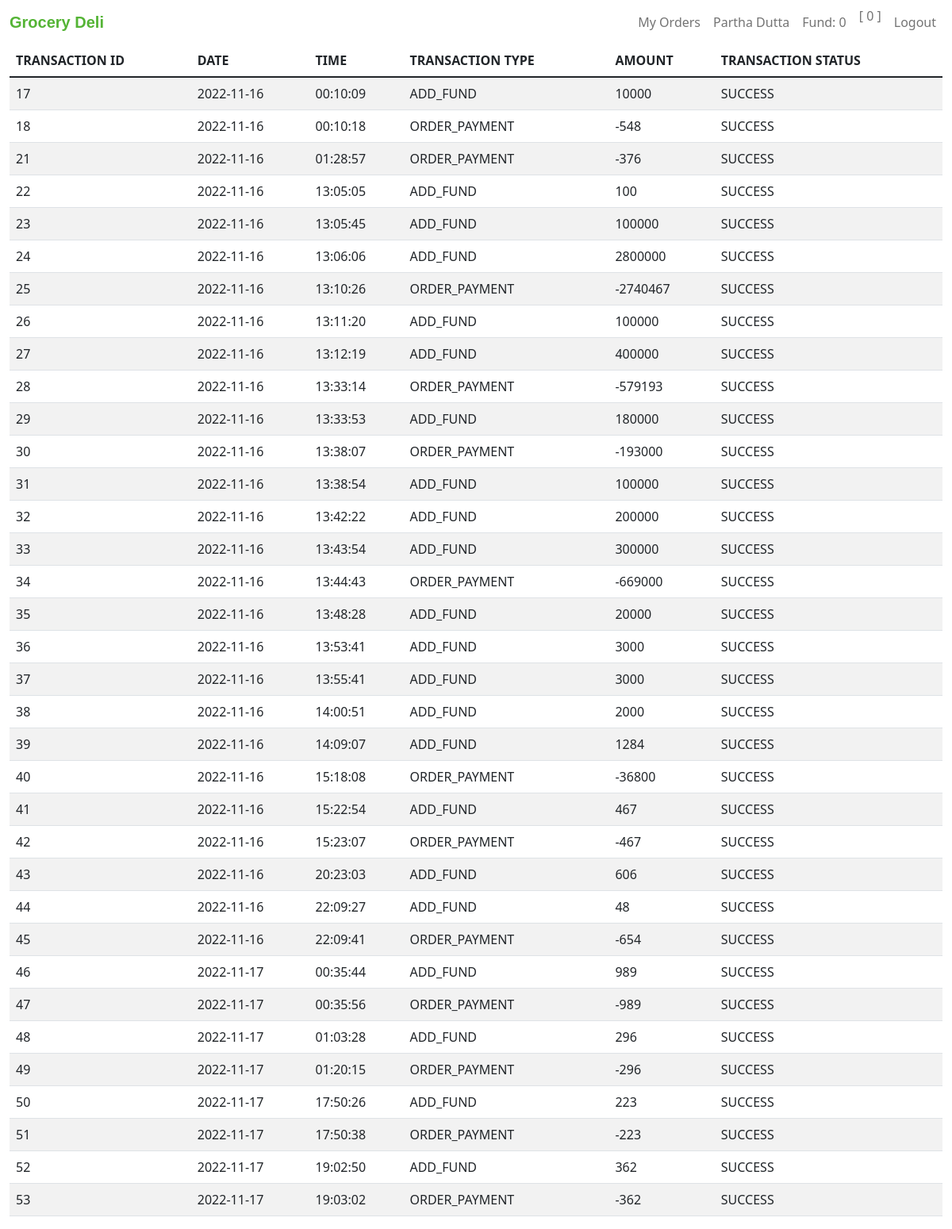
Screenshot of /transactions (signed in) with the database file from the repository.
### tables this page shows
CREATE TABLE users (user_id INTEGER PRIMARY KEY AUTOINCREMENT NOT NULL, name TEXT NOT NULL, email TEXT NOT NULL, phone INTEGER NOT NULL, hash TEXT NOT NULL, cash NUMERIC DEFAULT 0.00);

CREATE TABLE transactions(tran_id INTEGER PRIMARY KEY AUTOINCREMENT NOT NULL, user_id INTEGER NOT NULL, tran_type TEXT NOT NULL, amount NUMERIC NOT NULL, datetime TEXT NOT NULL, tran_status TEXT DEFAULT success);

### app.py (the view)
@app.route("/transactions")
@login_required
def transctions():
    user_id = session["user_id"]
    user_data = db.execute("SELECT * FROM users WHERE user_id = ?;", user_id)
    transactions = db.execute("SELECT * FROM transactions WHERE user_id = ?", user_id)
    for i in transactions:
        i["date"] = datetime.datetime.strptime(i["datetime"], '%Y-%m-%d %H:%M:%S').date()
        i["time"] = datetime.datetime.strptime(i["datetime"], '%Y-%m-%d %H:%M:%S').time()
    return render_template("transactions.html", transactions=transactions, user_data=user_data)

### app.py (called while the page is built)
@app.after_request
def after_request(response):
    response.headers["Cache-Control"] = "no-cache, no-store, must-revalidate"
    response.headers["Expires"] = 0
    response.headers["Pragma"] = "no-cache"
    return response

def login_required(f):
    @wraps(f)
    def decorated_function(*args, **kwargs):
        if session.get("user_id") is None:
            return redirect("/login")
        return f(*args, **kwargs)
    return decorated_function

### templates/transactions.html (shortened to what this page needs)
{% extends "layout.html" %}
{% block user %}
    {{ user_data[0]["name"] }}
{% endblock %}
{% block fund %}
    Fund: {{ user_data[0]["cash"] }}
{% endblock %}
{% block cart %}
    {{ cart|length }}
{% endblock %}
{% block main %}
<table class="table table-striped">
    <thead>
        <tr>
            <th>TRANSACTION ID</th>
            <th>DATE</th>
            <th>TIME</th>
            <th>TRANSACTION TYPE</th>
            <th>AMOUNT</th>
            <th>TRANSACTION STATUS</th>
        </tr>
    </thead>
    <tbody>
        {% for i in transactions %}
        <tr>
            <td>{{ i["tran_id"] }}</td>
            <td>{{ i["date"] }}</td>
            <td>{{ i["time"] }}</td>
            <td>{{ i["tran_type"] }}</td>
            <td>{{ i["amount"] }}</td>
            <td>{{ i["tran_status"] }}</td>
        </tr>
        {% endfor %}
    </tbody>
</table>
{% endblock %}

### templates/layout.html (shortened to what this page needs)
<!DOCTYPE html>
<html lang="en">
<head>
    <link href="https://cdn.jsdelivr.net/npm/bootstrap@5.1.3/dist/css/bootstrap.min.css" rel="stylesheet">
    <link href="/static/style.css" rel="stylesheet">
    <link href="https://cdn.jsdelivr.net/npm/bootstrap@5.1.3/dist/css/bootstrap.min.css" rel="stylesheet">
</head>
<body>
    <nav class="navbar navbar-expand-lg navbar-light" style="background-color: #ffffff;">
        <div class="container-fluid">
            <a class="navbar-brand" href="/" style="font-family: Helvetica; color:#54B435"><strong>Grocery Deli&nbsp&nbsp</strong><iconify-icon icon="game-icons:fruit-bowl" style="color: #54b435;" width="30" height="30"></iconify-icon></a>
            <div class="collapse navbar-collapse" id="navbarSupportedContent">
                {% if session["user_id"] %}
                    <ul class="navbar-nav ms-auto mb-2 mb-lg-0">
                        <li class="nav-item">
                            <a class="nav-link" href="/orders">My Orders</a>
                        </li>
                        <li class="nav-item">
                            <a class="nav-link" href="/account">{% block user %}{% endblock %}</a>
                        </li>
                        <li class="nav-item">
                            <a class="nav-link" aria-current="page" href="/add_fund">{% block fund %}{% endblock %}</a>
                        </li>
                        <li class="nav-item">
                            <a class="nav-link py-0 gy-0" aria-current="page" href="/cart">
                                <span class="py-0 gy-0" style="vertical-align: top;">[{% block cart %}{% endblock %}]</span>
                            </a>
                        </li>
                        <li class="nav-item">
                            <a class="nav-link" href="/logout">Logout</a>
                        </li>
                    </ul>
                {% endif %}
            </div>
        </div>
    </nav>
    <main class="container-fluid">
        {% block main %}{% endblock %}
    </main>
</body>
</html>

### rows the page displays
users: name "Partha Dutta", cash "0"
transactions: tran_id "17", date "2022-11-16", time "00:10:09", tran_type "ADD_FUND", amount "10000", tran_status "SUCCESS"
transactions: tran_id "18", date "2022-11-16", time "00:10:18", tran_type "ORDER_PAYMENT", amount "-548", tran_status "SUCCESS"
transactions: tran_id "21", date "2022-11-16", time "01:28:57", tran_type "ORDER_PAYMENT", amount "-376", tran_status "SUCCESS"
transactions: tran_id "22", date "2022-11-16", time "13:05:05", tran_type "ADD_FUND", amount "100", tran_status "SUCCESS"
transactions: tran_id "23", date "2022-11-16", time "13:05:45", tran_type "ADD_FUND", amount "100000", tran_status "SUCCESS"
transactions: tran_id "24", date "2022-11-16", time "13:06:06", tran_type "ADD_FUND", amount "2800000", tran_status "SUCCESS"
transactions: tran_id "25", date "2022-11-16", time "13:10:26", tran_type "ORDER_PAYMENT", amount "-2740467", tran_status "SUCCESS"
transactions: tran_id "26", date "2022-11-16", time "13:11:20", tran_type "ADD_FUND", amount "100000", tran_status "SUCCESS"
transactions: tran_id "27", date "2022-11-16", time "13:12:19", tran_type "ADD_FUND", amount "400000", tran_status "SUCCESS"
transactions: tran_id "28", date "2022-11-16", time "13:33:14", tran_type "ORDER_PAYMENT", amount "-579193", tran_status "SUCCESS"
transactions: tran_id "29", date "2022-11-16", time "13:33:53", tran_type "ADD_FUND", amount "180000", tran_status "SUCCESS"
transactions: tran_id "30", date "2022-11-16", time "13:38:07", tran_type "ORDER_PAYMENT", amount "-193000", tran_status "SUCCESS"
transactions: tran_id "31", date "2022-11-16", time "13:38:54", tran_type "ADD_FUND", amount "100000", tran_status "SUCCESS"
transactions: tran_id "32", date "2022-11-16", time "13:42:22", tran_type "ADD_FUND", amount "200000", tran_status "SUCCESS"
transactions: tran_id "33", date "2022-11-16", time "13:43:54", tran_type "ADD_FUND", amount "300000", tran_status "SUCCESS"
transactions: tran_id "34", date "2022-11-16", time "13:44:43", tran_type "ORDER_PAYMENT", amount "-669000", tran_status "SUCCESS"
transactions: tran_id "35", date "2022-11-16", time "13:48:28", tran_type "ADD_FUND", amount "20000", tran_status "SUCCESS"
transactions: tran_id "36", date "2022-11-16", time "13:53:41", tran_type "ADD_FUND", amount "3000", tran_status "SUCCESS"
transactions: tran_id "37", date "2022-11-16", time "13:55:41", tran_type "ADD_FUND", amount "3000", tran_status "SUCCESS"
transactions: tran_id "38", date "2022-11-16", time "14:00:51", tran_type "ADD_FUND", amount "2000", tran_status "SUCCESS"
transactions: tran_id "39", date "2022-11-16", time "14:09:07", tran_type "ADD_FUND", amount "1284", tran_status "SUCCESS"
transactions: tran_id "40", date "2022-11-16", time "15:18:08", tran_type "ORDER_PAYMENT", amount "-36800", tran_status "SUCCESS"
transactions: tran_id "41", date "2022-11-16", time "15:22:54", tran_type "ADD_FUND", amount "467", tran_status "SUCCESS"
transactions: tran_id "42", date "2022-11-16", time "15:23:07", tran_type "ORDER_PAYMENT", amount "-467", tran_status "SUCCESS"
transactions: tran_id "43", date "2022-11-16", time "20:23:03", tran_type "ADD_FUND", amount "606", tran_status "SUCCESS"
transactions: tran_id "44", date "2022-11-16", time "22:09:27", tran_type "ADD_FUND", amount "48", tran_status "SUCCESS"
transactions: tran_id "45", date "2022-11-16", time "22:09:41", tran_type "ORDER_PAYMENT", amount "-654", tran_status "SUCCESS"
transactions: tran_id "46", date "2022-11-17", time "00:35:44", tran_type "ADD_FUND", amount "989", tran_status "SUCCESS"
transactions: tran_id "47", date "2022-11-17", time "00:35:56", tran_type "ORDER_PAYMENT", amount "-989", tran_status "SUCCESS"
transactions: tran_id "48", date "2022-11-17", time "01:03:28", tran_type "ADD_FUND", amount "296", tran_status "SUCCESS"
transactions: tran_id "49", date "2022-11-17", time "01:20:15", tran_type "ORDER_PAYMENT", amount "-296", tran_status "SUCCESS"
transactions: tran_id "50", date "2022-11-17", time "17:50:26", tran_type "ADD_FUND", amount "223", tran_status "SUCCESS"
transactions: tran_id "51", date "2022-11-17", time "17:50:38", tran_type "ORDER_PAYMENT", amount "-223", tran_status "SUCCESS"
transactions: tran_id "52", date "2022-11-17", time "19:02:50", tran_type "ADD_FUND", amount "362", tran_status "SUCCESS"
transactions: tran_id "53", date "2022-11-17", time "19:03:02", tran_type "ORDER_PAYMENT", amount "-362", tran_status "SUCCESS"

### other values shown
{{ cart|length }} "0"
